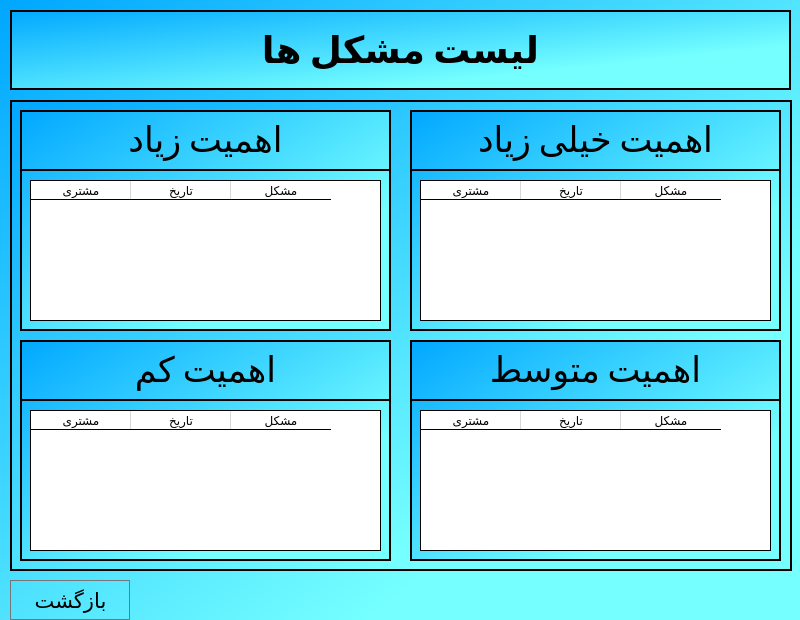
<?xml version="1.0" encoding="UTF-8"?>
<ui version="4.0">
 <class>WrongList</class>
 <widget class="QDialog" name="WrongList">
  <property name="geometry">
   <rect>
    <x>0</x>
    <y>0</y>
    <width>800</width>
    <height>620</height>
   </rect>
  </property>
  <property name="minimumSize">
   <size>
    <width>800</width>
    <height>620</height>
   </size>
  </property>
  <property name="maximumSize">
   <size>
    <width>800</width>
    <height>620</height>
   </size>
  </property>
  <property name="windowTitle">
   <string>مشکلات</string>
  </property>
  <property name="windowIcon">
   <iconset>
    <normalon>:/files/icons8_change_48px.png</normalon>
   </iconset>
  </property>
  <property name="styleSheet">
   <string notr="true">background-color: qlineargradient(spread:pad, x1:0, y1:0, x2:0.739, y2:0.71, stop:0 rgba(0, 167, 255, 255), stop:1 rgba(117, 255, 255, 255));</string>
  </property>
  <widget class="QFrame" name="frame">
   <property name="geometry">
    <rect>
     <x>10</x>
     <y>100</y>
     <width>782</width>
     <height>471</height>
    </rect>
   </property>
   <property name="frameShape">
    <enum>QFrame::Box</enum>
   </property>
   <property name="frameShadow">
    <enum>QFrame::Plain</enum>
   </property>
   <property name="lineWidth">
    <number>2</number>
   </property>
   <widget class="QFrame" name="frame_4">
    <property name="geometry">
     <rect>
      <x>400</x>
      <y>10</y>
      <width>371</width>
      <height>221</height>
     </rect>
    </property>
    <property name="frameShape">
     <enum>QFrame::Box</enum>
    </property>
    <property name="frameShadow">
     <enum>QFrame::Plain</enum>
    </property>
    <property name="lineWidth">
     <number>2</number>
    </property>
    <widget class="Line" name="line_2">
     <property name="geometry">
      <rect>
       <x>0</x>
       <y>50</y>
       <width>381</width>
       <height>20</height>
      </rect>
     </property>
     <property name="styleSheet">
      <string notr="true">background-color: qlineargradient(spread:pad, x1:0, y1:0, x2:0.534, y2:0.171, stop:0.255682 rgba(0, 0, 0, 0), stop:0.420455 rgba(0, 0, 0, 0), stop:0.744318 rgba(0, 0, 0, 0), stop:0.994318 rgba(235, 148, 61, 0));</string>
     </property>
     <property name="frameShadow">
      <enum>QFrame::Plain</enum>
     </property>
     <property name="lineWidth">
      <number>2</number>
     </property>
     <property name="orientation">
      <enum>Qt::Horizontal</enum>
     </property>
    </widget>
    <widget class="QLabel" name="label_3">
     <property name="geometry">
      <rect>
       <x>0</x>
       <y>0</y>
       <width>371</width>
       <height>61</height>
      </rect>
     </property>
     <property name="font">
      <font>
       <family>Calibri</family>
       <pointsize>26</pointsize>
      </font>
     </property>
     <property name="styleSheet">
      <string notr="true">background-color: qlineargradient(spread:pad, x1:0, y1:0, x2:1, y2:1, stop:0 rgba(0, 0, 0, 0), stop:1 rgba(255, 255, 255, 0));</string>
     </property>
     <property name="text">
      <string>&lt;html&gt;&lt;head/&gt;&lt;body&gt;&lt;p align=&quot;center&quot;&gt;اهمیت خیلی زیاد&lt;/p&gt;&lt;/body&gt;&lt;/html&gt;</string>
     </property>
    </widget>
    <widget class="QTableWidget" name="wrong1">
     <property name="geometry">
      <rect>
       <x>10</x>
       <y>70</y>
       <width>351</width>
       <height>141</height>
      </rect>
     </property>
     <property name="font">
      <font>
       <family>Calibri</family>
       <pointsize>12</pointsize>
      </font>
     </property>
     <property name="styleSheet">
      <string notr="true">background-color: qlineargradient(spread:pad, x1:0, y1:0, x2:1, y2:1, stop:0 rgba(255, 255, 255, 255));</string>
     </property>
     <property name="frameShape">
      <enum>QFrame::StyledPanel</enum>
     </property>
     <property name="frameShadow">
      <enum>QFrame::Plain</enum>
     </property>
     <property name="lineWidth">
      <number>3</number>
     </property>
     <property name="midLineWidth">
      <number>2</number>
     </property>
     <column>
      <property name="text">
       <string>مشتری</string>
      </property>
     </column>
     <column>
      <property name="text">
       <string>تاریخ</string>
      </property>
     </column>
     <column>
      <property name="text">
       <string>مشکل</string>
      </property>
     </column>
    </widget>
   </widget>
   <widget class="QFrame" name="frame_5">
    <property name="geometry">
     <rect>
      <x>10</x>
      <y>10</y>
      <width>371</width>
      <height>221</height>
     </rect>
    </property>
    <property name="frameShape">
     <enum>QFrame::Box</enum>
    </property>
    <property name="frameShadow">
     <enum>QFrame::Plain</enum>
    </property>
    <property name="lineWidth">
     <number>2</number>
    </property>
    <widget class="Line" name="line_3">
     <property name="geometry">
      <rect>
       <x>0</x>
       <y>50</y>
       <width>371</width>
       <height>20</height>
      </rect>
     </property>
     <property name="styleSheet">
      <string notr="true">background-color: qlineargradient(spread:pad, x1:0, y1:0, x2:0.534, y2:0.171, stop:0.255682 rgba(0, 0, 0, 0), stop:0.420455 rgba(0, 0, 0, 0), stop:0.744318 rgba(0, 0, 0, 0), stop:0.994318 rgba(235, 148, 61, 0));</string>
     </property>
     <property name="frameShadow">
      <enum>QFrame::Plain</enum>
     </property>
     <property name="lineWidth">
      <number>2</number>
     </property>
     <property name="orientation">
      <enum>Qt::Horizontal</enum>
     </property>
    </widget>
    <widget class="QLabel" name="label_4">
     <property name="geometry">
      <rect>
       <x>0</x>
       <y>0</y>
       <width>371</width>
       <height>61</height>
      </rect>
     </property>
     <property name="font">
      <font>
       <family>Calibri</family>
       <pointsize>26</pointsize>
      </font>
     </property>
     <property name="styleSheet">
      <string notr="true">background-color: qlineargradient(spread:pad, x1:0, y1:0, x2:1, y2:1, stop:0 rgba(0, 0, 0, 0), stop:1 rgba(255, 255, 255, 0));</string>
     </property>
     <property name="text">
      <string>&lt;html&gt;&lt;head/&gt;&lt;body&gt;&lt;p align=&quot;center&quot;&gt;اهمیت زیاد&lt;/p&gt;&lt;/body&gt;&lt;/html&gt;</string>
     </property>
    </widget>
    <widget class="QTableWidget" name="wrong2">
     <property name="geometry">
      <rect>
       <x>10</x>
       <y>70</y>
       <width>351</width>
       <height>141</height>
      </rect>
     </property>
     <property name="font">
      <font>
       <family>Calibri</family>
       <pointsize>12</pointsize>
      </font>
     </property>
     <property name="styleSheet">
      <string notr="true">background-color: qlineargradient(spread:pad, x1:0, y1:0, x2:1, y2:1, stop:0 rgba(255, 255, 255, 255));</string>
     </property>
     <property name="frameShape">
      <enum>QFrame::StyledPanel</enum>
     </property>
     <property name="frameShadow">
      <enum>QFrame::Plain</enum>
     </property>
     <property name="lineWidth">
      <number>3</number>
     </property>
     <property name="midLineWidth">
      <number>2</number>
     </property>
     <column>
      <property name="text">
       <string>مشتری</string>
      </property>
     </column>
     <column>
      <property name="text">
       <string>تاریخ</string>
      </property>
     </column>
     <column>
      <property name="text">
       <string>مشکل</string>
      </property>
     </column>
    </widget>
   </widget>
   <widget class="QFrame" name="frame_6">
    <property name="geometry">
     <rect>
      <x>400</x>
      <y>240</y>
      <width>371</width>
      <height>221</height>
     </rect>
    </property>
    <property name="frameShape">
     <enum>QFrame::Box</enum>
    </property>
    <property name="frameShadow">
     <enum>QFrame::Plain</enum>
    </property>
    <property name="lineWidth">
     <number>2</number>
    </property>
    <widget class="Line" name="line_4">
     <property name="geometry">
      <rect>
       <x>0</x>
       <y>50</y>
       <width>381</width>
       <height>20</height>
      </rect>
     </property>
     <property name="styleSheet">
      <string notr="true">background-color: qlineargradient(spread:pad, x1:0, y1:0, x2:0.534, y2:0.171, stop:0.255682 rgba(0, 0, 0, 0), stop:0.420455 rgba(0, 0, 0, 0), stop:0.744318 rgba(0, 0, 0, 0), stop:0.994318 rgba(235, 148, 61, 0));</string>
     </property>
     <property name="frameShadow">
      <enum>QFrame::Plain</enum>
     </property>
     <property name="lineWidth">
      <number>2</number>
     </property>
     <property name="orientation">
      <enum>Qt::Horizontal</enum>
     </property>
    </widget>
    <widget class="QLabel" name="label_5">
     <property name="geometry">
      <rect>
       <x>0</x>
       <y>0</y>
       <width>371</width>
       <height>61</height>
      </rect>
     </property>
     <property name="font">
      <font>
       <family>Calibri</family>
       <pointsize>26</pointsize>
      </font>
     </property>
     <property name="styleSheet">
      <string notr="true">background-color: qlineargradient(spread:pad, x1:0, y1:0, x2:1, y2:1, stop:0 rgba(0, 0, 0, 0), stop:1 rgba(255, 255, 255, 0));</string>
     </property>
     <property name="text">
      <string>&lt;html&gt;&lt;head/&gt;&lt;body&gt;&lt;p align=&quot;center&quot;&gt;اهمیت متوسط&lt;/p&gt;&lt;/body&gt;&lt;/html&gt;</string>
     </property>
    </widget>
    <widget class="QTableWidget" name="wrong3">
     <property name="geometry">
      <rect>
       <x>10</x>
       <y>70</y>
       <width>351</width>
       <height>141</height>
      </rect>
     </property>
     <property name="font">
      <font>
       <family>Calibri</family>
       <pointsize>12</pointsize>
      </font>
     </property>
     <property name="styleSheet">
      <string notr="true">background-color: qlineargradient(spread:pad, x1:0, y1:0, x2:1, y2:1, stop:0 rgba(255, 255, 255, 255));</string>
     </property>
     <property name="frameShape">
      <enum>QFrame::StyledPanel</enum>
     </property>
     <property name="frameShadow">
      <enum>QFrame::Plain</enum>
     </property>
     <property name="lineWidth">
      <number>3</number>
     </property>
     <property name="midLineWidth">
      <number>2</number>
     </property>
     <column>
      <property name="text">
       <string>مشتری</string>
      </property>
     </column>
     <column>
      <property name="text">
       <string>تاریخ</string>
      </property>
     </column>
     <column>
      <property name="text">
       <string>مشکل</string>
      </property>
     </column>
    </widget>
   </widget>
   <widget class="QFrame" name="frame_7">
    <property name="geometry">
     <rect>
      <x>10</x>
      <y>240</y>
      <width>371</width>
      <height>221</height>
     </rect>
    </property>
    <property name="frameShape">
     <enum>QFrame::Box</enum>
    </property>
    <property name="frameShadow">
     <enum>QFrame::Plain</enum>
    </property>
    <property name="lineWidth">
     <number>2</number>
    </property>
    <widget class="Line" name="line_5">
     <property name="geometry">
      <rect>
       <x>0</x>
       <y>50</y>
       <width>381</width>
       <height>20</height>
      </rect>
     </property>
     <property name="styleSheet">
      <string notr="true">background-color: qlineargradient(spread:pad, x1:0, y1:0, x2:0.534, y2:0.171, stop:0.255682 rgba(0, 0, 0, 0), stop:0.420455 rgba(0, 0, 0, 0), stop:0.744318 rgba(0, 0, 0, 0), stop:0.994318 rgba(235, 148, 61, 0));</string>
     </property>
     <property name="frameShadow">
      <enum>QFrame::Plain</enum>
     </property>
     <property name="lineWidth">
      <number>2</number>
     </property>
     <property name="orientation">
      <enum>Qt::Horizontal</enum>
     </property>
    </widget>
    <widget class="QLabel" name="label_6">
     <property name="geometry">
      <rect>
       <x>0</x>
       <y>0</y>
       <width>371</width>
       <height>61</height>
      </rect>
     </property>
     <property name="font">
      <font>
       <family>Calibri</family>
       <pointsize>26</pointsize>
      </font>
     </property>
     <property name="styleSheet">
      <string notr="true">background-color: qlineargradient(spread:pad, x1:0, y1:0, x2:1, y2:1, stop:0 rgba(0, 0, 0, 0), stop:1 rgba(255, 255, 255, 0));</string>
     </property>
     <property name="text">
      <string>&lt;html&gt;&lt;head/&gt;&lt;body&gt;&lt;p align=&quot;center&quot;&gt;اهمیت کم&lt;/p&gt;&lt;/body&gt;&lt;/html&gt;</string>
     </property>
    </widget>
    <widget class="QTableWidget" name="wrong4">
     <property name="geometry">
      <rect>
       <x>10</x>
       <y>70</y>
       <width>351</width>
       <height>141</height>
      </rect>
     </property>
     <property name="font">
      <font>
       <family>Calibri</family>
       <pointsize>12</pointsize>
      </font>
     </property>
     <property name="styleSheet">
      <string notr="true">background-color: qlineargradient(spread:pad, x1:0, y1:0, x2:1, y2:1, stop:0 rgba(255, 255, 255, 255));</string>
     </property>
     <property name="frameShape">
      <enum>QFrame::StyledPanel</enum>
     </property>
     <property name="frameShadow">
      <enum>QFrame::Plain</enum>
     </property>
     <property name="lineWidth">
      <number>3</number>
     </property>
     <property name="midLineWidth">
      <number>2</number>
     </property>
     <column>
      <property name="text">
       <string>مشتری</string>
      </property>
     </column>
     <column>
      <property name="text">
       <string>تاریخ</string>
      </property>
     </column>
     <column>
      <property name="text">
       <string>مشکل</string>
      </property>
     </column>
    </widget>
   </widget>
  </widget>
  <widget class="QFrame" name="frame_2">
   <property name="geometry">
    <rect>
     <x>10</x>
     <y>10</y>
     <width>781</width>
     <height>80</height>
    </rect>
   </property>
   <property name="styleSheet">
    <string notr="true">background-color: qlineargradient(spread:pad, x1:0, y1:0, x2:0.739, y2:0.71, stop:0 rgba(0, 167, 255, 255), stop:1 rgba(117, 255, 255, 255));</string>
   </property>
   <property name="frameShape">
    <enum>QFrame::Box</enum>
   </property>
   <property name="frameShadow">
    <enum>QFrame::Plain</enum>
   </property>
   <property name="lineWidth">
    <number>2</number>
   </property>
   <layout class="QVBoxLayout" name="verticalLayout">
    <item>
     <layout class="QHBoxLayout" name="horizontalLayout">
      <item>
       <widget class="QLabel" name="label">
        <property name="font">
         <font>
          <family>Calibri</family>
          <weight>75</weight>
          <bold>true</bold>
         </font>
        </property>
        <property name="styleSheet">
         <string notr="true">background-color: qlineargradient(spread:pad, x1:0, y1:0, x2:1, y2:1, stop:0 rgba(0, 0, 0, 0), stop:1 rgba(255, 255, 255, 0));</string>
        </property>
        <property name="frameShadow">
         <enum>QFrame::Sunken</enum>
        </property>
        <property name="lineWidth">
         <number>0</number>
        </property>
        <property name="text">
         <string>&lt;html&gt;&lt;head/&gt;&lt;body&gt;&lt;p align=&quot;center&quot;&gt;&lt;span style=&quot; font-size:28pt;&quot;&gt;لیست مشکل ها&lt;/span&gt;&lt;/p&gt;&lt;/body&gt;&lt;/html&gt;</string>
        </property>
       </widget>
      </item>
     </layout>
    </item>
   </layout>
  </widget>
  <widget class="QPushButton" name="exit">
   <property name="geometry">
    <rect>
     <x>10</x>
     <y>580</y>
     <width>121</width>
     <height>41</height>
    </rect>
   </property>
   <property name="font">
    <font>
     <family>B Nazanin</family>
     <pointsize>16</pointsize>
    </font>
   </property>
   <property name="text">
    <string>بازگشت</string>
   </property>
   <property name="icon">
    <iconset>
     <normaloff>icons8_shutdown_64px.png</normaloff>icons8_shutdown_64px.png</iconset>
   </property>
   <property name="iconSize">
    <size>
     <width>30</width>
     <height>30</height>
    </size>
   </property>
   <property name="flat">
    <bool>true</bool>
   </property>
  </widget>
 </widget>
 <resources/>
 <connections/>
</ui>
